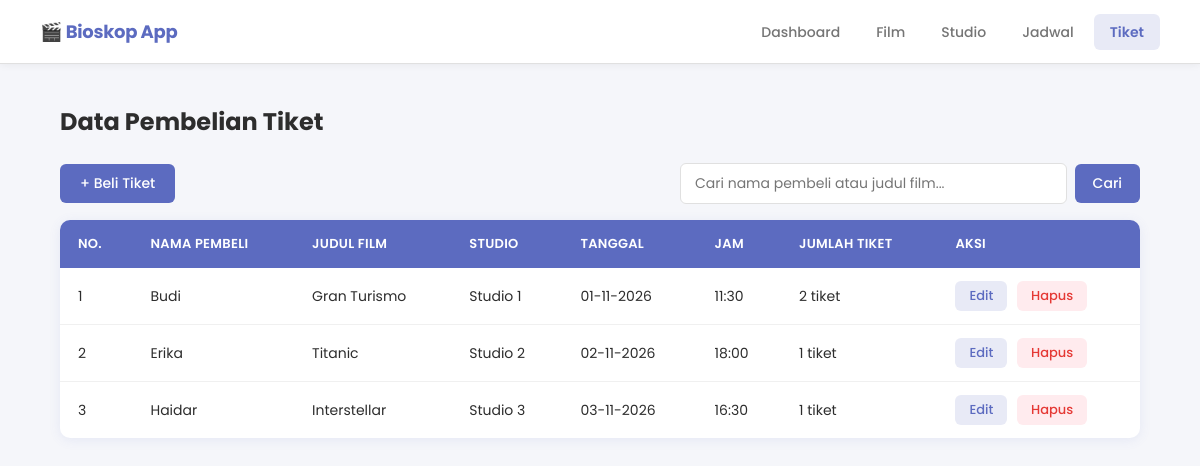
Screenshot of /tiket.php with the database file from the repository.
### tables this page shows
CREATE TABLE `tiket` (
  `id_tiket` int(11) NOT NULL,
  `id_jadwal` int(11) DEFAULT NULL,
  `nama_pembeli` varchar(100) DEFAULT NULL,
  `jumlah_tiket` int(11) DEFAULT NULL
);

CREATE TABLE `film` (
  `id_film` int(11) NOT NULL,
  `judul` varchar(75) DEFAULT NULL,
  `genre` enum('Action','Comedy','Romance','Horror','Drama','Animation') DEFAULT NULL,
  `durasi` int(11) DEFAULT NULL,
  `poster` varchar(255) DEFAULT NULL
);

CREATE TABLE `studio` (
  `id_studio` int(11) NOT NULL,
  `nama_studio` varchar(50) DEFAULT NULL,
  `kapasitas` int(11) DEFAULT NULL
);

CREATE TABLE `jadwal` (
  `id_jadwal` int(11) NOT NULL,
  `id_film` int(11) DEFAULT NULL,
  `id_studio` int(11) DEFAULT NULL,
  `tanggal` date DEFAULT NULL,
  `jam_tayang` time DEFAULT NULL
);

### tiket.php (the view, shortened to what this page needs)
<?php
include "koneksi.php";
$search = isset($_GET['search']) ? mysqli_real_escape_string($koneksi, $_GET['search']) : '';
if ($search) {
    $query = mysqli_query($koneksi, "
        SELECT t.*, f.judul, s.nama_studio, j.tanggal, j.jam_tayang
        FROM tiket t
        JOIN jadwal j ON t.id_jadwal = j.id_jadwal
        JOIN film f ON j.id_film = f.id_film
        JOIN studio s ON j.id_studio = s.id_studio
        WHERE t.nama_pembeli LIKE '%$search%' OR f.judul LIKE '%$search%'
        ORDER BY j.tanggal ASC
    ");
} else {
    $query = mysqli_query($koneksi, "
        SELECT t.*, f.judul, s.nama_studio, j.tanggal, j.jam_tayang
        FROM tiket t
        JOIN jadwal j ON t.id_jadwal = j.id_jadwal
        JOIN film f ON j.id_film = f.id_film
        JOIN studio s ON j.id_studio = s.id_studio
        ORDER BY j.tanggal ASC
    ");
}
?>
<!DOCTYPE html>
<html lang="id">
<head>
    <link rel="stylesheet" href="style.css">
</head>
<body>
    <?php include "navbar.php"; ?>
    <div class="container">
        <h1>Data Pembelian Tiket</h1>
        <div class="toolbar">
            <a href="add_tiket.php">+ Beli Tiket</a>
            <form method="GET" action="tiket.php" class="search-form">
                <input type="text" name="search" placeholder="Cari nama pembeli atau judul film..." value="<?= htmlspecialchars($search) ?>">
                <button type="submit" class="btn-search">Cari</button>
            </form>
        </div>
        <table>
            <tr>
                <th>No.</th>
                <th>Nama Pembeli</th>
                <th>Judul Film</th>
                <th>Studio</th>
                <th>Tanggal</th>
                <th>Jam</th>
                <th>Jumlah Tiket</th>
                <th>Aksi</th>
            </tr>
            <?php
            $no = 1;
            if (mysqli_num_rows($query) == 0): ?>
            <tr><td colspan="8" style="text-align:center; color:#888;">Tidak ada data ditemukan.</td></tr>
            <?php else:
            while ($row = mysqli_fetch_assoc($query)) : ?>
            <tr>
                <td><?= $no++ ?></td>
                <td><?= htmlspecialchars($row['nama_pembeli']) ?></td>
                <td><?= htmlspecialchars($row['judul']) ?></td>
                <td><?= htmlspecialchars($row['nama_studio']) ?></td>
                <td><?= date('d-m-Y', strtotime($row['tanggal'])) ?></td>
                <td><?= substr($row['jam_tayang'], 0, 5) ?></td>
                <td><?= $row['jumlah_tiket'] ?> tiket</td>
                <td>
                    <a href="edit_tiket.php?id_tiket=<?= $row['id_tiket'] ?>">Edit</a>
                    <a href="action_tiket.php?id_tiket=<?= $row['id_tiket'] ?>" class="btn-delete" onclick="return confirm('Hapus data tiket ini?')">Hapus</a>
                </td>
            </tr>
            <?php endwhile; endif; ?>
        </table>
    </div>
</body>
</html>

### style.css (style rules this page uses)
* { margin: 0; padding: 0; box-sizing: border-box; font-family: "Poppins", sans-serif; }
:root { --primary: #5C6BC0; --primary-dark:#3949AB; --primary-soft:#E8EAF6; --danger: #E53935; --danger-soft: #FFEBEE; --success: #43A047; --success-soft:#E8F5E9; --warning: #FB8C00; --warning-soft:#FFF3E0; --info: #039BE5; --info-soft: #E1F5FE; --text-main: #2D2D2D; --text-muted: #757575; --border: #E0E0E0; --bg: #F5F6FA; --white: #FFFFFF; --shadow: 0 2px 12px rgba(92,107,192,0.10); --radius: 10px; --radius-sm: 6px; }
body { background: var(--bg); color: var(--text-main); }
.container { width: 90%; max-width: 1200px; margin: 40px auto 60px; }
h1 { font-size: 24px; font-weight: 700; color: var(--text-main); margin-bottom: 24px; }
.toolbar { display: flex; align-items: center; justify-content: space-between; gap: 16px; margin-bottom: 16px; flex-wrap: wrap; }
.toolbar > a { background: var(--primary); color: var(--white); padding: 9px 20px; border-radius: var(--radius-sm); text-decoration: none; font-size: 14px; font-weight: 500; white-space: nowrap; transition: background 0.15s; }
.search-form { display: flex; align-items: center; gap: 8px; flex: 1; max-width: 460px; }
.search-form input { flex: 1; padding: 9px 14px; border: 1px solid var(--border); border-radius: var(--radius-sm); font-size: 14px; outline: none; background: var(--white); color: var(--text-main); transition: border-color 0.15s, box-shadow 0.15s; margin: 0; width: auto; }
.btn-search { padding: 9px 18px; background: var(--primary); color: var(--white); border: none; border-radius: var(--radius-sm); font-size: 14px; font-weight: 500; cursor: pointer; white-space: nowrap; transition: background 0.15s; }
table { width: 100%; border-collapse: collapse; background: var(--white); border-radius: var(--radius); overflow: hidden; box-shadow: var(--shadow); margin-top: 8px; }
th { background: var(--primary); color: var(--white); padding: 14px 18px; text-align: left; font-size: 13px; font-weight: 600; letter-spacing: 0.3px; text-transform: uppercase; }
td { padding: 13px 18px; font-size: 14px; border-bottom: 1px solid #F0F0F0; color: var(--text-main); vertical-align: middle; }
tr:last-child td { border-bottom: none; }
td a { display: inline-block; padding: 5px 14px; border-radius: var(--radius-sm); text-decoration: none; font-size: 13px; font-weight: 500; background: var(--primary-soft); color: var(--primary); margin-right: 6px; transition: background 0.15s, color 0.15s; }
td a.btn-delete { background: var(--danger-soft); color: var(--danger); margin-right: 0; }
input, select, textarea { width: 100%; margin: 8px 0; padding: 11px 14px; border: 1px solid var(--border); outline: none; border-radius: var(--radius-sm); font-size: 15px; font-family: "Poppins", sans-serif; color: var(--text-main); background: var(--white); transition: border-color 0.15s, box-shadow 0.15s; }

### rows the page displays
tiket: nama_pembeli "Budi", film.judul "Gran Turismo", studio.nama_studio "Studio 1", id_jadwal.tanggal "01-11-2026", id_jadwal.jam_tayang "11:30", jumlah_tiket "2"
tiket: nama_pembeli "Erika", film.judul "Titanic", studio.nama_studio "Studio 2", id_jadwal.tanggal "02-11-2026", id_jadwal.jam_tayang "18:00", jumlah_tiket "1"
tiket: nama_pembeli "Haidar", film.judul "Interstellar", studio.nama_studio "Studio 3", id_jadwal.tanggal "03-11-2026", id_jadwal.jam_tayang "16:30", jumlah_tiket "1"
